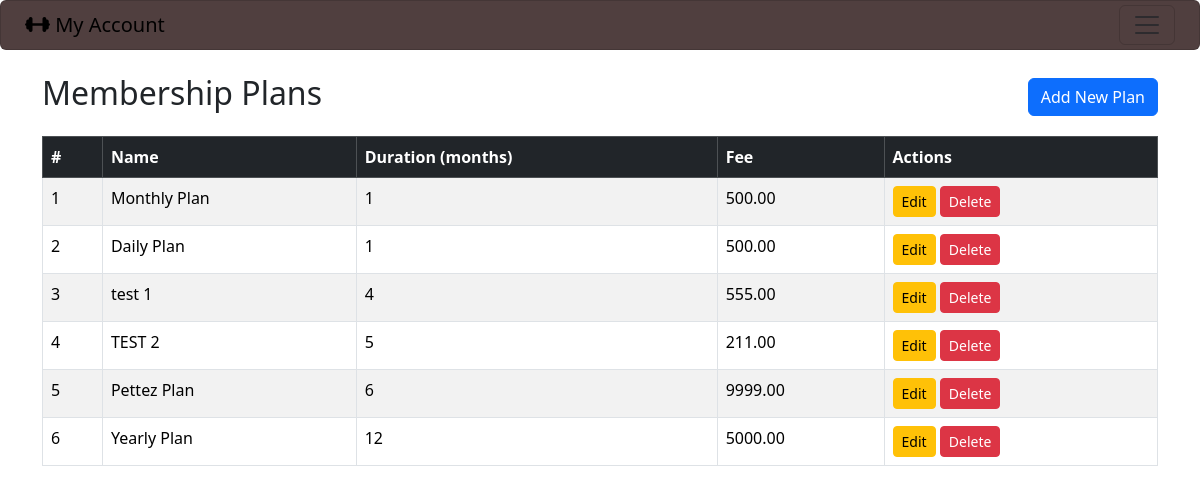
The page /admin_plans (signed in) on the database its author committed.
### gymapp/models.py (models this page shows, shortened)
class MembershipPlan(models.Model):
    name = models.CharField(max_length=100)
    duration_months = models.PositiveIntegerField() #e.g., 1, 3, 6, 9, 12, months
    fee = models.DecimalField(max_digits=6, decimal_places=2) #e.g., 500, 1000 php
    description = models.TextField(blank=True)

### gymapp/views.py (the view)
    def wrapper(request, *args, **kwargs):
        if not request.user.is_authenticated or getattr(request.user,'role',None) != 'ADMIN':
            messages.error(request, 'You must be an admin to access this page.')
            return redirect('admin_login')
        return view_func(request, *args, **kwargs)

### gymapp/views.py (called while the page is built)
def admin_required(view_func):
    def wrapper(request, *args, **kwargs):
        if not request.user.is_authenticated or getattr(request.user,'role',None) != 'ADMIN':
            messages.error(request, 'You must be an admin to access this page.')
            return redirect('admin_login')
        return view_func(request, *args, **kwargs)
    return wrapper

@admin_required
def admin_plans_list(request):
    plans = MembershipPlan.objects.all().order_by('duration_months')
    return render(request, 'admin_plans_list.html', {'plans': plans})

### gymapp/templates/admin_plans_list.html (shortened to what this page needs)
{% extends 'base.html' %}
{% block content %}
<div class="d-flex justify-content-between align-items-center mb-3">
<h2>Membership Plans</h2>
<a href="{% url 'admin_plan_add' %}" class="btn btn-primary">Add New Plan</a>
</div>
<table class="table table-bordered table-striped">
    <thead class="table-dark">
        <tr>
            <th>#</th>
            <th>Name</th>
            <th>Duration (months)</th>
            <th>Fee</th>
            <th>Actions</th>
        </tr>
    </thead>
    <tbody>
        {% for plan in plans %}
        <tr>
            <td>{{ forloop.counter }}</td>
            <td>{{ plan.name }}</td>
            <td>{{ plan.duration_months }}</td>
            <td>{{ plan.fee }}</td>
            <td>
                <a href="{% url 'admin_plan_edit' plan.id %}" class="btn btn-sm btn-warning">Edit</a>
                <form method="post" action="{% url 'admin_plan_delete' plan.id %}"
                 style="display:inline-block;">
                    <button type="submit" class="btn btn-sm btn-danger"
                    onclick="return confirm('Are you sure you want to delete this plan?')">Delete</button>
                </form>
            </td>
        </tr>
        {% endfor %}
    </tbody>
</table>
{% endblock %}

### rows shown on the page
MembershipPlan: name "Monthly Plan", duration_months "1", fee "500.00"
MembershipPlan: name "Daily Plan", duration_months "1", fee "500.00"
MembershipPlan: name "test 1", duration_months "4", fee "555.00"
MembershipPlan: name "TEST 2", duration_months "5", fee "211.00"
MembershipPlan: name "Pettez Plan", duration_months "6", fee "9999.00"
MembershipPlan: name "Yearly Plan", duration_months "12", fee "5000.00"
